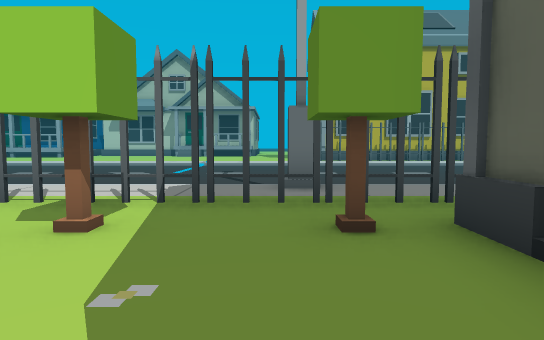
view 1 (above)

24 first-person views from a walk through a 3-D level made in the Unity game engine. The camera is 1.3 m above the floor, tilts 4° down and sees 75° across. The floor is counted in squares, 2 m on a side. Each view is taken from the middle of a square. On the plan, view 1 faces up. The plan holds only what a view shows up to about 10 squares ahead; the rest is blank. The place goes on beyond the plan.

view 2
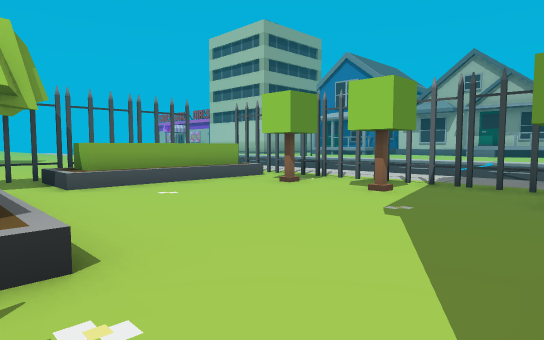

view 3
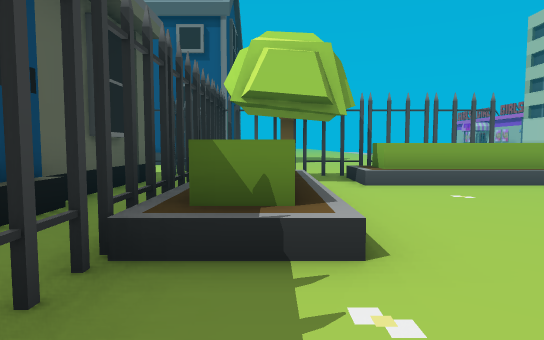

view 4
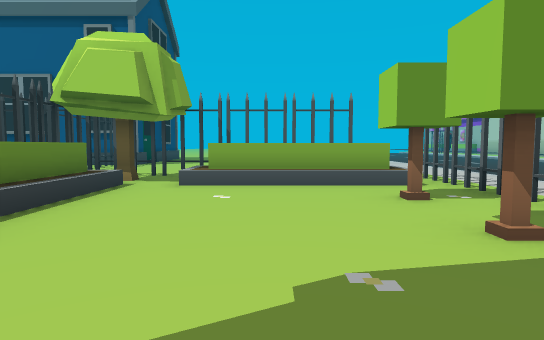

view 5
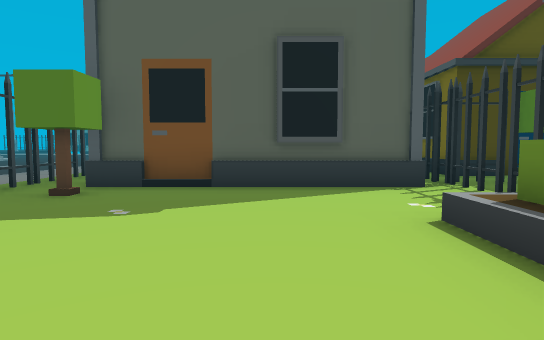

view 6
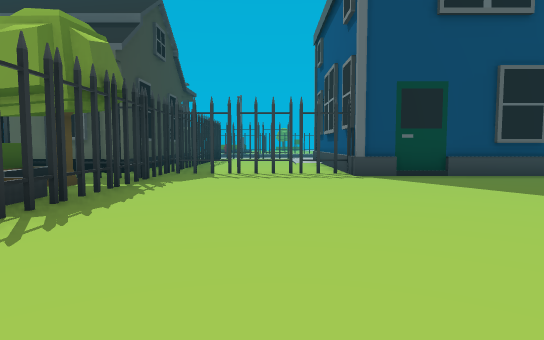

view 7
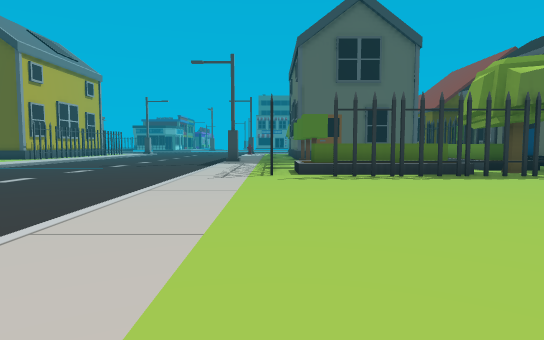

view 8
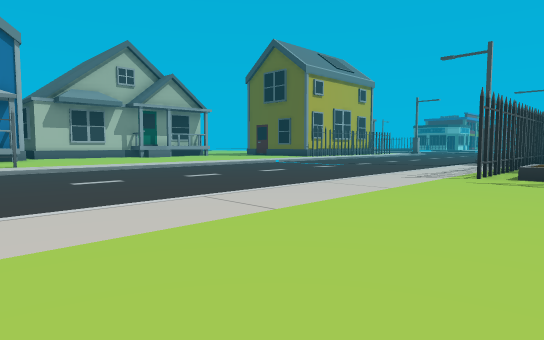

view 9
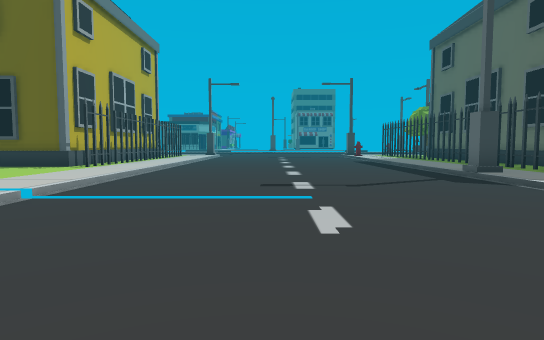

view 10
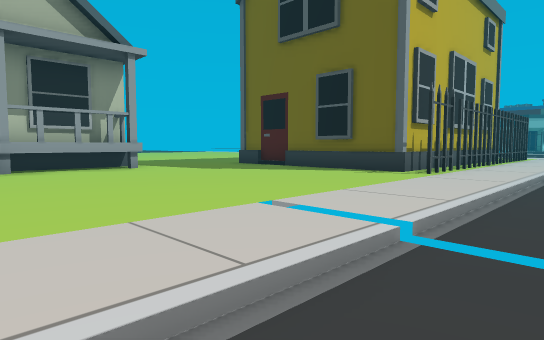

view 11
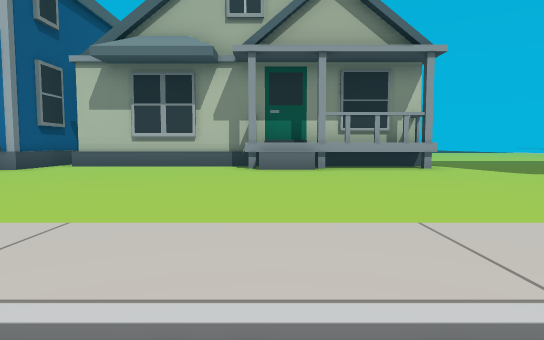

view 12
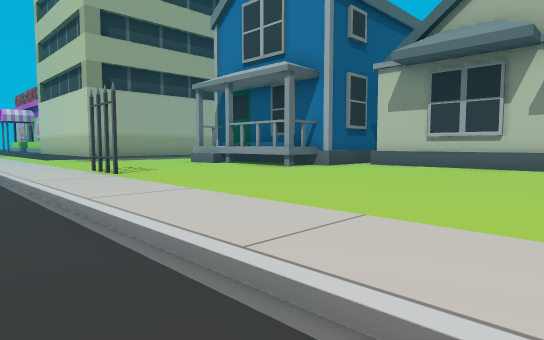

view 13
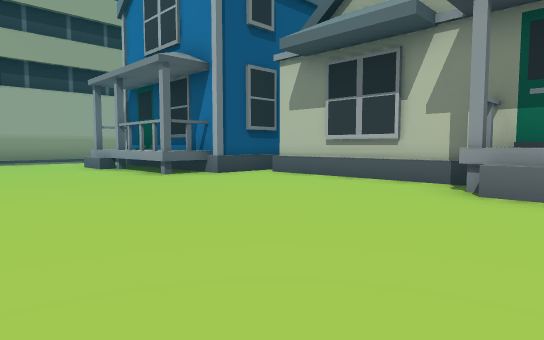

view 14
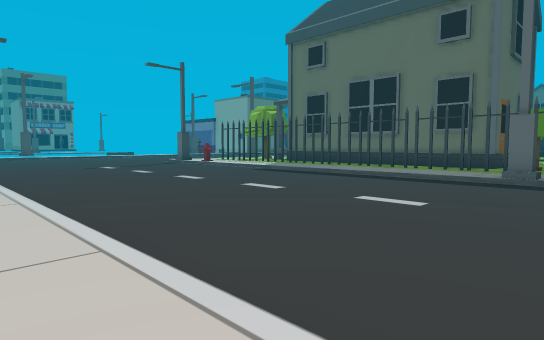

view 15
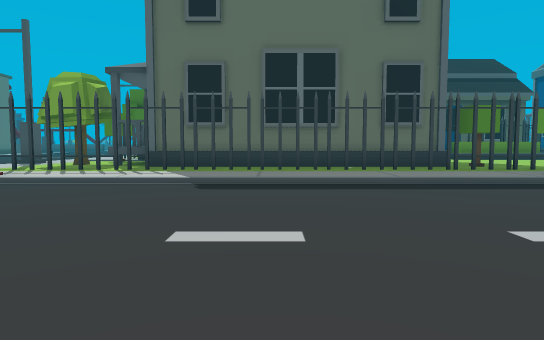

view 16
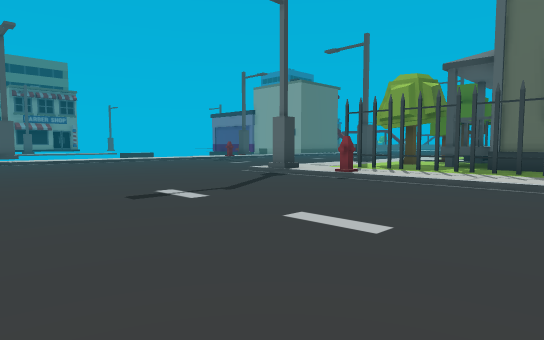

view 17
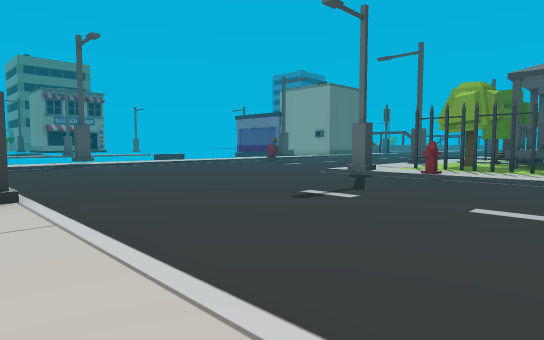

view 18
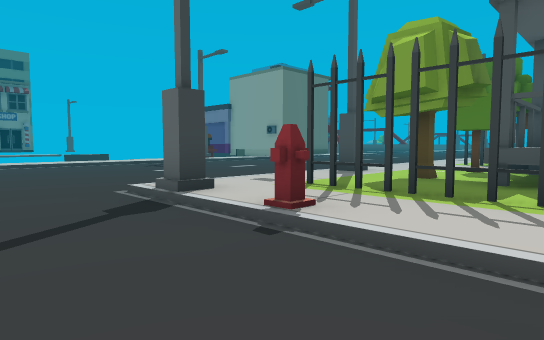

view 19
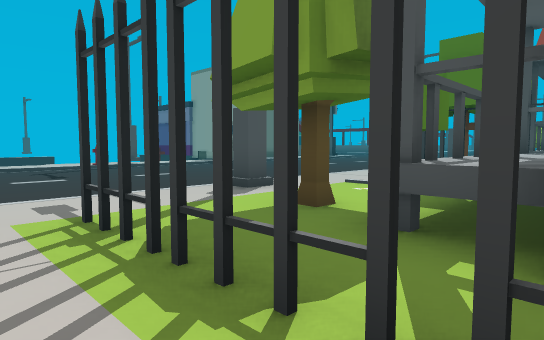

view 20
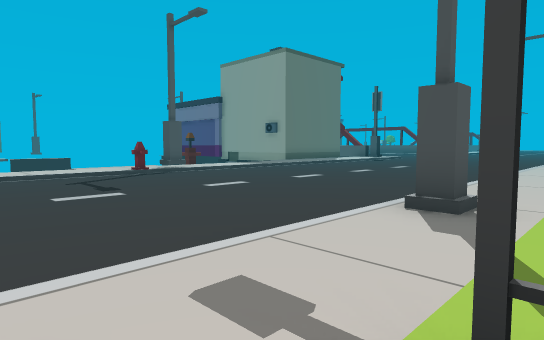

view 21
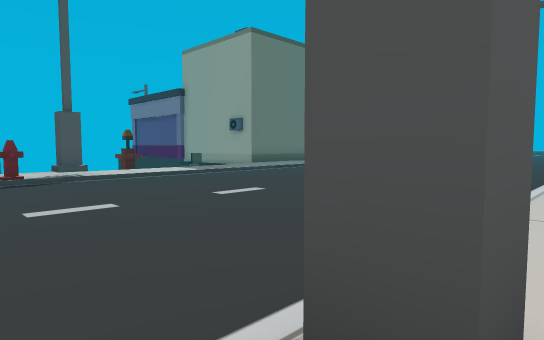

view 22
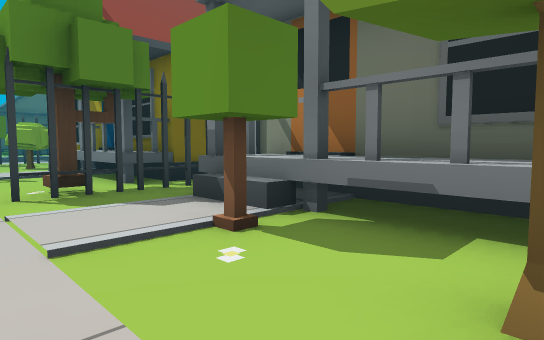

view 23
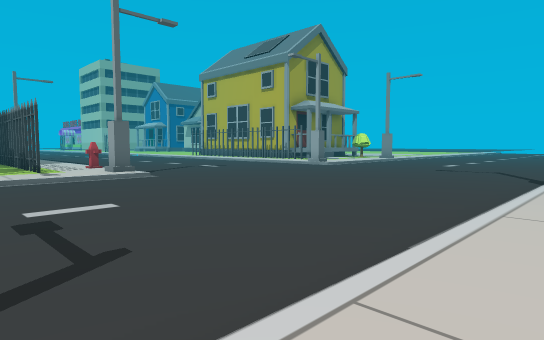

view 24
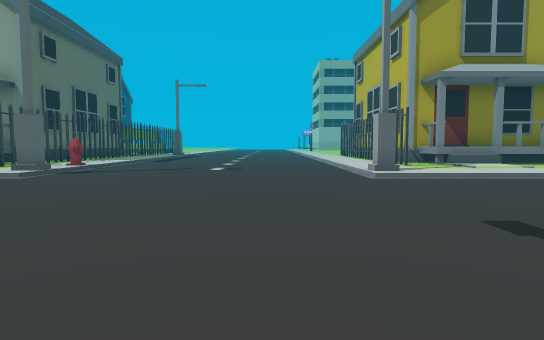

### Floor plan
Key: @ floor where view 1 was taken; # wall or solid block; . main floor; : floor 0.25 m higher than the main floor; + floor 1.25 m higher than the main floor; / step, stairs or slope; = window, fence, low wall or low ledge; ^ raised ledge; T thing the floor can be seen under or through; R tree; H hydrant; O other object.
Columns run from 14 left of view 1 to 22 right of it. Each row starts with its distance up from view 1.
 22    #######    :::
 21    #::::::^^^^:::
 20  ###:::::^^##:::
 19 ^^^#:::::::::::::#
 18 ::::::::::::::::##       =:
 17 ::::::::::::::::#        /::/
 16 ::::::::::::::::#         ::/.
 15 :##:::::::::::::#####    #::/..
 14 :::::::::::::::::::::::::::#/....
 13 /////////////////////////////......
 12  ................................../
 11  .....  .........................../
 10  ..................................
  9  ................................../
  8  ................................../
  7  ................................../
  6 //////////////#//////////H/#/....../:
  5 ::::::::::::::::::::::::::::/....../:
  4 ::::::::TTTTTTTTTTT####TTTT:/....../:
  3 ::::::::/O:RRR:RT#    ##::::/....../:
  2 :::::::#/O::::::#      #^R::/....../:
  1   :::::#/O::::::#      #=::#/......H:
  0   ::::::/O::::@:#      #+#::/....../:
 -1  ::::::T::::::::#      #+R::/....../:
 -2 :::::::TR:OOO/::#      ##:::/....../:
 -3 ::::::::T:#########    ###R:/....../:
 -4 ########::::#   #:#    #^:::/....../

Positions as (right, up) in squares from view 1, and headings:
1: (0, 0), facing up
2: (1, -2), facing up-left
3: (1, -2), facing left
4: (1, 1), facing left
5: (-4, 0), facing right
6: (-9, 4), facing down
7: (-14, 4), facing right
8: (-14, 2), facing up-right
9: (-7, 10), facing right
10: (-5, 12), facing up-right
11: (-5, 12), facing up
12: (-5, 12), facing up-left
13: (-4, 15), facing up-left
14: (-1, 14), facing down-right
15: (6, 12), facing down
16: (7, 12), facing down-right
17: (8, 14), facing down-right
18: (9, 8), facing down-right
19: (9, 5), facing down-right
20: (12, 5), facing down-right
21: (13, 2), facing down-right
22: (13, 2), facing down-left
23: (22, 2), facing up-left
24: (21, 11), facing left
